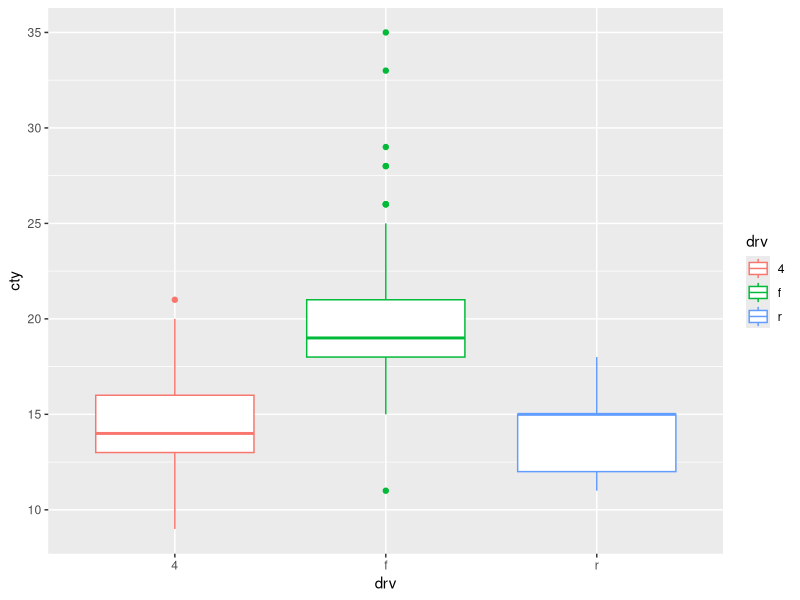
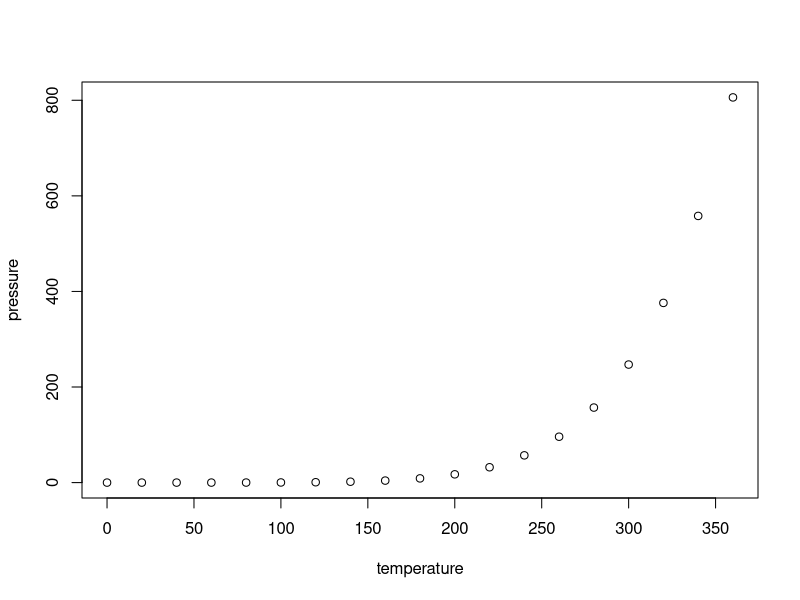

The R script that drew these images, in order:
## ---- chunk 1
knitr::opts_chunk$set(echo = TRUE)
## ---- chunk 2
library(ggplot2)
str((mpg))

## ---- chunk 3
qplot(drv,cty,data=mpg,geom="boxplot",color=drv)
## ---- chunk 4
plot(pressure)
